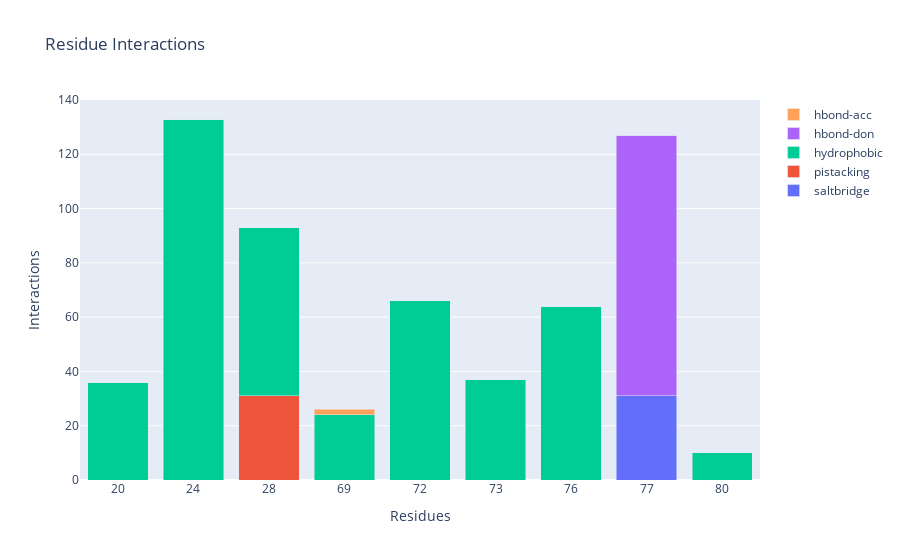
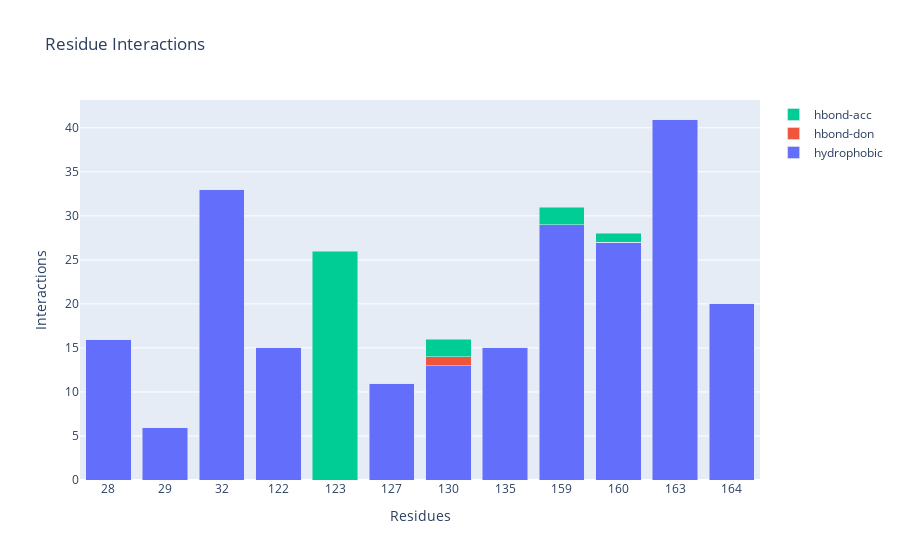

The notebook cell saved with these charts, in order:
### Markdown cell above
### HIT 1 GNINA poses hotspot interactions

### Code cell
ligands_path = DATA / "docked_gnina_pose_A_hitone_30pose"

plipify_ligand_protein_preparation(ligands_path, protein_path, protein_name)

for chain in ["C", "D"]:
    interaction_fp_generator(chain, ligands_path)

### Figure 1 — Plotly figure (JSON) as saved in the notebook; plotly's stock layout.template omitted (floating-point values rounded to 4 significant figures)
{"data": [{"name": "saltbridge", "type": "bar", "x": [20, 24, 28, 69, 72, 73, 76, 77, 80], "y": [0, 0, 0, 0, 0, 0, 0, 31, 0]}, {"name": "pistacking", "type": "bar", "x": [20, 24, 28, 69, 72, 73, 76, 77, 80], "y": [0, 0, 31, 0, 0, 0, 0, 0, 0]}, {"name": "hydrophobic", "type": "bar", "x": [20, 24, 28, 69, 72, 73, 76, 77, 80], "y": [36, 133, 62, 24, 66, 37, 64, 0, 10]}, {"name": "hbond-don", "type": "bar", "x": [20, 24, 28, 69, 72, 73, 76, 77, 80], "y": [0, 0, 0, 0, 0, 0, 0, 96, 0]}, {"name": "hbond-acc", "type": "bar", "x": [20, 24, 28, 69, 72, 73, 76, 77, 80], "y": [0, 0, 0, 2, 0, 0, 0, 0, 0]}], "layout": {"barmode": "stack", "title": {"text": "Residue Interactions"}, "xaxis": {"title": {"text": "Residues"}, "type": "category"}, "yaxis": {"title": {"text": "Interactions"}}}}

### Figure 2 — Plotly figure (JSON) as saved in the notebook; plotly's stock layout.template omitted (floating-point values rounded to 4 significant figures)
{"data": [{"name": "hydrophobic", "type": "bar", "x": [28, 29, 32, 122, 123, 127, 130, 135, 159, 160, 163, 164], "y": [16, 6, 33, 15, 0, 11, 13, 15, 29, 27, 41, 20]}, {"name": "hbond-don", "type": "bar", "x": [28, 29, 32, 122, 123, 127, 130, 135, 159, 160, 163, 164], "y": [0, 0, 0, 0, 0, 0, 1, 0, 0, 0, 0, 0]}, {"name": "hbond-acc", "type": "bar", "x": [28, 29, 32, 122, 123, 127, 130, 135, 159, 160, 163, 164], "y": [0, 0, 0, 0, 26, 0, 2, 0, 2, 1, 0, 0]}], "layout": {"barmode": "stack", "title": {"text": "Residue Interactions"}, "xaxis": {"title": {"text": "Residues"}, "type": "category"}, "yaxis": {"title": {"text": "Interactions"}}}}
